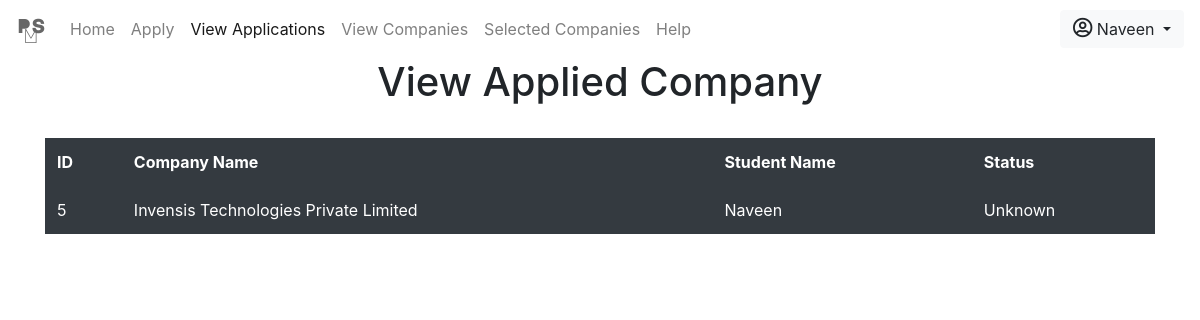
Page /student/companiesapplied.php (signed in) on the earlier database version.
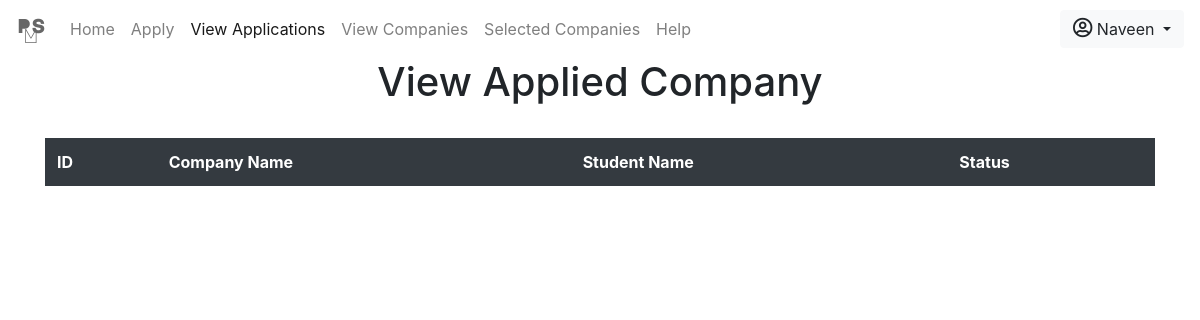
Same page on the later database version.
### tables this page shows
CREATE TABLE IF NOT EXISTS `applied` (
  `id` int(100) NOT NULL AUTO_INCREMENT,
  `name` varchar(200) DEFAULT NULL,
  `company` varchar(200) DEFAULT NULL,
  `status` varchar(100) DEFAULT 'Unknown',
  `chances` varchar(100) DEFAULT NULL,
  PRIMARY KEY (`id`)
);

### student/companiesapplied.php (the view, shortened to what this page needs)
<!DOCTYPE html>
<html lang="en">
<head>
    <?php include_once 'includes/head.php' ?>
</head>
<body>
      <?php include_once 'includes/nav.php' ?>
    <div class="container">
      <h1 class="form-row justify-content-center">View Applied Company</h1> <br>
       <form>
     <div class="table-responsive">
    <table class="table table-hover table-borderless table-dark">
      <thead>
        <tr>
          <th scope="col">ID</th>
          <th scope="col">Company Name</th>
          <th scope="col">Student Name</th>
          <th scope="col">Status</th>
        </tr>
      </thead>
      <tbody>
        <tr>
          <?php
            $user = $_SESSION['username'];
            $sql = "select * from applied where name='$user';";
            $res = mysqli_query($conn, $sql);
            $rescheck = mysqli_num_rows($res);
            if($rescheck > 0) {
              while ($row = mysqli_fetch_assoc($res)) {
                  echo '<tr>';
                    echo '<td>'.$row['id'].'</td>';
                    echo '<td>'.$row['company'].'</td>';
                    echo '<td>'.$row['name'].'</td>';
                    echo '<td>'.$row['status'].'</td>';
                  echo '</tr>';
              }
            }
           ?>
      </tbody>
    </table>
    </div>
   </form>
    </div>
</body>
</html>

Differences in the rows shown:
no longer on this page (row edited): applied: id "5", company "Invensis Technologies Private Limited", name "Naveen", status "Unknown"
